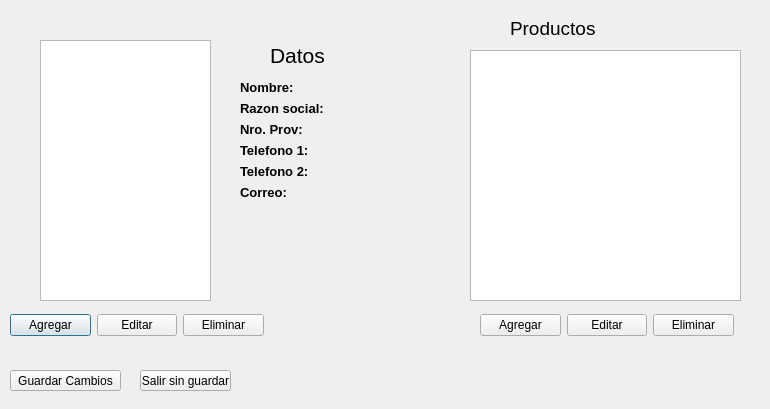
<?xml version="1.0" encoding="UTF-8"?>
<ui version="4.0">
 <class>guiproveedores</class>
 <widget class="QDialog" name="guiproveedores">
  <property name="geometry">
   <rect>
    <x>0</x>
    <y>0</y>
    <width>770</width>
    <height>409</height>
   </rect>
  </property>
  <property name="windowTitle">
   <string>Dialog</string>
  </property>
  <widget class="QListWidget" name="listWidget">
   <property name="geometry">
    <rect>
     <x>40</x>
     <y>40</y>
     <width>171</width>
     <height>261</height>
    </rect>
   </property>
  </widget>
  <widget class="QWidget" name="horizontalLayoutWidget">
   <property name="geometry">
    <rect>
     <x>10</x>
     <y>290</y>
     <width>254</width>
     <height>71</height>
    </rect>
   </property>
   <layout class="QHBoxLayout" name="horizontalLayout">
    <item>
     <widget class="QPushButton" name="Agregar">
      <property name="text">
       <string>Agregar</string>
      </property>
     </widget>
    </item>
    <item>
     <widget class="QPushButton" name="Editar">
      <property name="text">
       <string>Editar</string>
      </property>
     </widget>
    </item>
    <item>
     <widget class="QPushButton" name="Eliminar">
      <property name="text">
       <string>Eliminar</string>
      </property>
     </widget>
    </item>
   </layout>
  </widget>
  <widget class="QLabel" name="label">
   <property name="geometry">
    <rect>
     <x>270</x>
     <y>40</y>
     <width>91</width>
     <height>31</height>
    </rect>
   </property>
   <property name="font">
    <font>
     <pointsize>16</pointsize>
    </font>
   </property>
   <property name="text">
    <string>Datos</string>
   </property>
  </widget>
  <widget class="QWidget" name="formLayoutWidget_2">
   <property name="geometry">
    <rect>
     <x>240</x>
     <y>80</y>
     <width>201</width>
     <height>128</height>
    </rect>
   </property>
   <layout class="QFormLayout" name="formLayout_2">
    <item row="0" column="0">
     <widget class="QLabel" name="label_6">
      <property name="font">
       <font>
        <pointsize>10</pointsize>
        <weight>75</weight>
        <bold>true</bold>
       </font>
      </property>
      <property name="text">
       <string>Nombre:</string>
      </property>
     </widget>
    </item>
    <item row="1" column="0">
     <widget class="QLabel" name="label_9">
      <property name="font">
       <font>
        <pointsize>10</pointsize>
        <weight>75</weight>
        <bold>true</bold>
       </font>
      </property>
      <property name="text">
       <string>Razon social:</string>
      </property>
     </widget>
    </item>
    <item row="2" column="0">
     <widget class="QLabel" name="label_8">
      <property name="font">
       <font>
        <pointsize>10</pointsize>
        <weight>75</weight>
        <bold>true</bold>
       </font>
      </property>
      <property name="text">
       <string>Nro. Prov:</string>
      </property>
     </widget>
    </item>
    <item row="3" column="0">
     <widget class="QLabel" name="label_10">
      <property name="font">
       <font>
        <pointsize>10</pointsize>
        <weight>75</weight>
        <bold>true</bold>
       </font>
      </property>
      <property name="text">
       <string>Telefono 1:</string>
      </property>
     </widget>
    </item>
    <item row="4" column="0">
     <widget class="QLabel" name="label_11">
      <property name="font">
       <font>
        <pointsize>10</pointsize>
        <weight>75</weight>
        <bold>true</bold>
       </font>
      </property>
      <property name="text">
       <string>Telefono 2:</string>
      </property>
     </widget>
    </item>
    <item row="5" column="0">
     <widget class="QLabel" name="label_12">
      <property name="font">
       <font>
        <pointsize>10</pointsize>
        <weight>75</weight>
        <bold>true</bold>
       </font>
      </property>
      <property name="text">
       <string>Correo:</string>
      </property>
     </widget>
    </item>
    <item row="0" column="1">
     <widget class="QLabel" name="nom">
      <property name="text">
       <string/>
      </property>
     </widget>
    </item>
    <item row="1" column="1">
     <widget class="QLabel" name="rzonsoc">
      <property name="text">
       <string/>
      </property>
     </widget>
    </item>
    <item row="2" column="1">
     <widget class="QLabel" name="nroprov">
      <property name="text">
       <string/>
      </property>
     </widget>
    </item>
    <item row="3" column="1">
     <widget class="QLabel" name="tel1">
      <property name="text">
       <string/>
      </property>
     </widget>
    </item>
    <item row="4" column="1">
     <widget class="QLabel" name="tel2">
      <property name="text">
       <string/>
      </property>
     </widget>
    </item>
    <item row="5" column="1">
     <widget class="QLabel" name="mail">
      <property name="text">
       <string/>
      </property>
     </widget>
    </item>
   </layout>
  </widget>
  <widget class="QLabel" name="label_2">
   <property name="geometry">
    <rect>
     <x>510</x>
     <y>20</y>
     <width>101</width>
     <height>16</height>
    </rect>
   </property>
   <property name="font">
    <font>
     <pointsize>14</pointsize>
    </font>
   </property>
   <property name="text">
    <string>Productos</string>
   </property>
  </widget>
  <widget class="QTableWidget" name="tableWidget">
   <property name="geometry">
    <rect>
     <x>470</x>
     <y>50</y>
     <width>271</width>
     <height>251</height>
    </rect>
   </property>
  </widget>
  <widget class="QWidget" name="horizontalLayoutWidget_2">
   <property name="geometry">
    <rect>
     <x>480</x>
     <y>290</y>
     <width>254</width>
     <height>71</height>
    </rect>
   </property>
   <layout class="QHBoxLayout" name="horizontalLayout_2">
    <item>
     <widget class="QPushButton" name="pushButton_4">
      <property name="text">
       <string>Agregar</string>
      </property>
     </widget>
    </item>
    <item>
     <widget class="QPushButton" name="pushButton_5">
      <property name="text">
       <string>Editar</string>
      </property>
     </widget>
    </item>
    <item>
     <widget class="QPushButton" name="pushButton_6">
      <property name="text">
       <string>Eliminar</string>
      </property>
     </widget>
    </item>
   </layout>
  </widget>
  <widget class="QPushButton" name="guardar">
   <property name="geometry">
    <rect>
     <x>10</x>
     <y>370</y>
     <width>111</width>
     <height>21</height>
    </rect>
   </property>
   <property name="text">
    <string>Guardar Cambios</string>
   </property>
  </widget>
  <widget class="QPushButton" name="pushButton_2">
   <property name="geometry">
    <rect>
     <x>140</x>
     <y>370</y>
     <width>91</width>
     <height>21</height>
    </rect>
   </property>
   <property name="text">
    <string>Salir sin guardar</string>
   </property>
  </widget>
 </widget>
 <resources/>
 <connections/>
</ui>
